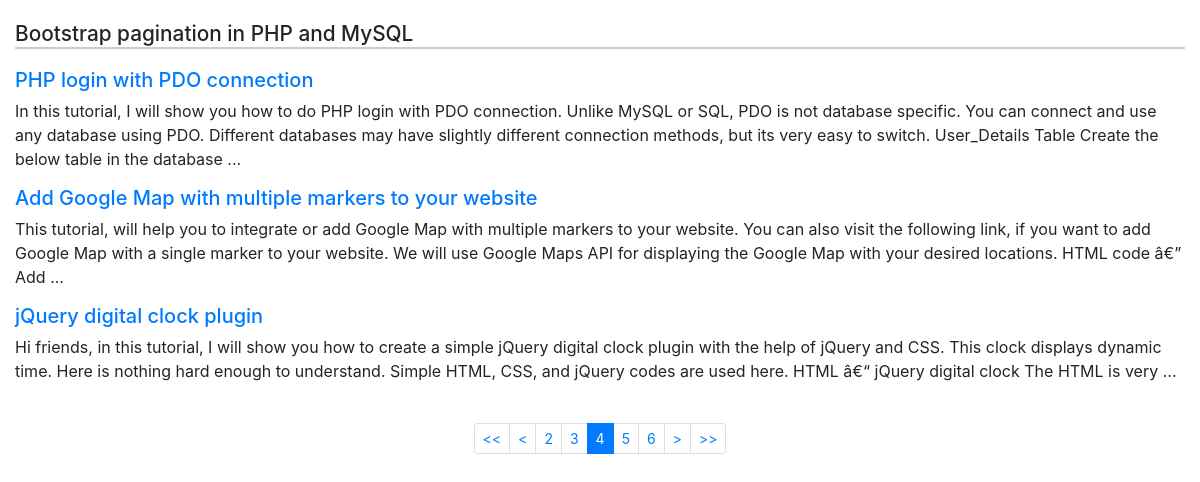
/?page=4, run on the app's committed database.
### tables this page shows
CREATE TABLE `posts` (
  `id` int(11) NOT NULL,
  `title` varchar(255) NOT NULL,
  `link` varchar(255) NOT NULL,
  `content` longtext NOT NULL
);

### index.php (the view, shortened to what this page needs)
<?php
	function createPagination($table_name, $_adjacents, $_limit, $_page, $_url){
		include('db.php');
		$limit = $_limit;
		$adjacents = $_adjacents;
		$sql = "SELECT COUNT(*) 'total_rows' FROM $table_name";
		$res = mysqli_fetch_object(mysqli_query($con, $sql));
		$total_rows = $res->total_rows;
		$total_pages = ceil($total_rows / $limit);
		$page = $_page;
		$offset = $limit * ($page-1);
		$query  = "select * from `posts` limit $offset, $limit";
		$result = mysqli_query($con, $query);
		$resultData = [];
		if(mysqli_num_rows($result) > 0) {
			while($row = mysqli_fetch_object($result)) {
				$resultData[] = $row;
			}
		}
		if($total_pages <= (1+($adjacents * 2))) {
			$start = 1;
			$end   = $total_pages;
		} else {
			if(($page - $adjacents) > 1) {
				if(($page + $adjacents) < $total_pages) {
					$start = ($page - $adjacents);
					$end   = ($page + $adjacents);
				} else {
					$start = ($total_pages - (1+($adjacents*2)));
					$end   = $total_pages;
				}
			} else {
				$start = 1;
				$end   = (1+($adjacents * 2));
			}
		}
		if($total_pages > 1) {
			$pagination = '';
			$pagination .= "<ul class='pagination pagination-sm justify-content-center'>
								<li class='page-item " . ($page <= 1 ?  'disabled' : '') . "'>
									<a class='page-link' href=". $_url ."?page=1" . ">&lt;&lt;</a>
								</li>";
			$pagination .= "<li class='page-item ".($page <= 1 ? 'disabled' : '') ."'>
								<a class='page-link' href=". $_url ."?page=" . ($page>1 ? $page-1 : 1) .">&lt;</a>
							</li>";
			for($i=$start; $i<=$end; $i++) {
				$pagination .= "<li class='page-item " . ($i == $page ? 'active' : '') ."'>
									<a class='page-link' href=". $_url ."?page=". $i .">". $i . "</a>
								</li>";
			}
			$pagination .= "<li class='page-item ". ($page >= $total_pages ? 'disabled' : '') . "'>
								<a class='page-link' href=". $_url ."?page=" . ($page < $total_pages ? $page+1 : $total_pages). ">&gt;</a>
							</li>";
			$pagination .= "<li class='page-item ". ($page >= $total_pages ? 'disabled' : '') . "'>
								<a class='page-link' href=". $_url ."?page=". $total_pages. ">&gt;&gt;</a>
							</li>
						</ul>";
			}
		return [
			'resultData' => $resultData,
			'pagination' => $pagination,
		];
	}
	$page = isset($_GET['page']) && $_GET['page'] != "" ? $_GET['page'] : 1;
	$hasil = createPagination('posts', 2, 3, $page, 'http://localhost/pagination/');
?>
<!DOCTYPE html>
<html lang="en">
  <head>
	<link rel="stylesheet" href="bootstrap/css/bootstrap.min.css">
  </head>
  <body>
	<div class="container-fluid mtb-margin-top">
		<div class="row">
			<div class="col-md-12">
				<h1 class="top-margin">Bootstrap pagination in PHP and MySQL</h1>
			</div>
		</div>
		<div class="row">
			<div class="col-md-12">
				<?php
					foreach($hasil['resultData'] as $key => $value){
						echo '<h1 class="post-title"><a href="'.$value->link.'" target="_blank">'.$value->title.'</a></h1>';
						echo '<p>'.$value->content.'</p>';
					}
				?>
				<br>
				<?php
					echo $hasil['pagination'];
				?>
 			</div>
 		</div>
     </div>
</body>
</html>

### index.php (style rules this page uses)
.post-title { font-size:20px; }
.mtb-margin-top { margin-top: 20px; }
.top-margin { border-bottom:2px solid #ccc; margin-bottom:20px; display:block; font-size:1.3rem; line-height:1.7rem; }

### data on the page
posts: title "PHP login with PDO connection", content "In this tutorial, I will show you how to do PHP login with PDO connection. Unlike MySQL or SQL, PDO is not database specific. You can connect and use any database using PDO. Different databases may have slightly different connection methods, but its very easy to switch. User_Details Table Create the below table in the database ..."
posts: title "Add Google Map with multiple markers to your website", content "This tutorial, will help you to integrate or add Google Map with multiple markers to your website. You can also visit the following link, if you want to add Google Map with a single marker to your website. We will use Google Maps API for displaying the Google Map with your desired locations. HTML code â€” Add ..."
posts: title "jQuery digital clock plugin", content "Hi friends, in this tutorial, I will show you how to create a simple jQuery digital clock plugin with the help of jQuery and CSS. This clock displays dynamic time. Here is nothing hard enough to understand. Simple HTML, CSS, and jQuery codes are used here. HTML â€“ jQuery digital clock The HTML is very ..."
